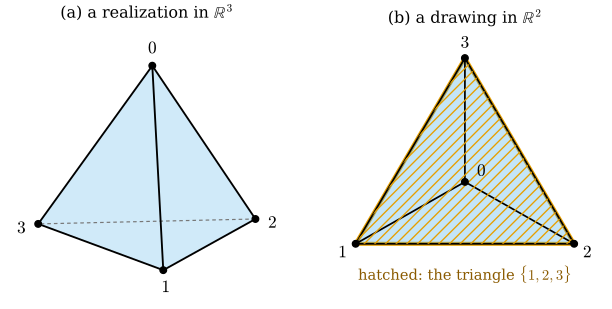

The script that saved this image:
"""Figure 33.1.3: one abstract complex, two pictures (Section 33.1).

The abstract complex is the boundary of the tetrahedron: all nonempty proper subsets of {0, 1, 2, 3}
(4 vertices, 6 edges, 4 triangles; 14 simplices).
(a) a geometric realization in R^3: the regular tetrahedron of chapters/33-combinatorial-surfaces/lib/ch33.py
    (orthographic view, the one hidden edge dashed).
(b) a drawing in the plane: 1, 2, 3 at the corners of a big triangle, 0 at its centroid. The triangles {0,1,2},
    {0,2,3}, {0,1,3} tile the big triangle and {1,2,3} is the big triangle itself, so it overlaps the other three:
    the drawing is not a geometric simplicial complex in R^2.
Self-check: the 14 simplices of the two pictures are the same abstract complex; in (a) every pair of the four
triangles meets in a common edge; in (b) the triangle {1,2,3} contains the other three.

Run from the project root:
``PYTHONPATH=tools python3 chapters/33-combinatorial-surfaces/figures/fig-33-1-3-tetra-realization.py``
"""

import pathlib
import sys

import dgmesh as dm
import dgdec as dd

sys.path.insert(0, str(pathlib.Path(__file__).resolve().parents[1] / "lib"))
import ch33  # noqa: E402

import dgfig  # noqa: E402

dgfig.setup()

import matplotlib.pyplot as plt  # noqa: E402
import numpy as np  # noqa: E402
from matplotlib.patches import Polygon  # noqa: E402

C = dgfig.COLORS
V, F = ch33.tetrahedron()
K = dd.complex_from_faces(F)
assert len(K) == 14 and dd.is_complex(K) and sorted(len(s) for s in K).count(3) == 4
for f in range(4):
    for g in range(f + 1, 4):
        assert len(set(F[f]) & set(F[g])) == 2          # any two triangles share an edge

fig, (axa, axb) = plt.subplots(1, 2, figsize=(6.4, 3.3))

# ---------------------------------------------------------------- (a) realization in R^3
# rotate (for drawing only) so that vertex 0 points up; a rotation keeps the realization a regular tetrahedron
a0, b0 = V[0] / np.linalg.norm(V[0]), np.array([0.0, 0.0, 1.0])
ax_ = np.cross(a0, b0)
Kx = np.array([[0, -ax_[2], ax_[1]], [ax_[2], 0, -ax_[0]], [-ax_[1], ax_[0], 0]])
Rot = np.eye(3) + Kx + Kx @ Kx * ((1 - a0 @ b0) / (ax_ @ ax_))
W = V @ Rot.T
assert np.allclose(Rot @ Rot.T, np.eye(3)) and np.allclose(W[0], [0, 0, 1])
cam = dm.Ortho(elev=15, azim=-20)
front = [np.cross(W[f[1]] - W[f[0]], W[f[2]] - W[f[0]]) @ cam.view > 0 for f in F]
P = cam(W)
hidden = []
for a, b in dm.edges(F):
    adj = [fr for f, fr in zip(F, front) if a in f and b in f]
    if any(adj):
        axa.plot(*P[[a, b]].T, color=C["main"], lw=1.4, zorder=5)
    else:
        hidden.append((a, b))
        axa.plot(*P[[a, b]].T, color=C["aux"], lw=0.9, ls=(0, (3, 2.5)), zorder=4)
assert len(hidden) == 1
for f, fr in zip(F, front):
    if fr:
        axa.add_patch(Polygon(P[list(f)], closed=True, facecolor=C["region"], alpha=0.28, edgecolor="none",
                              zorder=2))
cen = P.mean(0)
for v in range(4):
    d = P[v] - cen
    axa.plot(*P[v], "o", color=C["main"], ms=5, zorder=7)
    q = P[v] + 0.13 * d / np.linalg.norm(d)
    axa.text(*q, rf"${v}$", fontsize=13, ha="center", va="center", zorder=8)
axa.set_title(r"(a) a realization in $\mathbb{R}^3$", fontsize=12)
dgfig.schematic_axes(axa, xlim=(P[:, 0].min() - 0.25, P[:, 0].max() + 0.25),
                     ylim=(P[:, 1].min() - 0.25, P[:, 1].max() + 0.3))

# ---------------------------------------------------------------- (b) a planar drawing
Q = {1: np.array([0.0, 0.0]), 2: np.array([2.0, 0.0]), 3: np.array([1.0, 1.7])}
Q[0] = (Q[1] + Q[2] + Q[3]) / 3
big = np.array([Q[1], Q[2], Q[3]])
axb.add_patch(Polygon(big, closed=True, fill=False, hatch="///", edgecolor=C["accent"], lw=0.0, zorder=5))
axb.add_patch(Polygon(big, closed=True, fill=False, edgecolor=C["accent"], lw=3.0, zorder=2))
for f in [(0, 1, 2), (0, 2, 3), (0, 1, 3)]:
    T = np.array([Q[v] for v in f])
    axb.add_patch(Polygon(T, closed=True, facecolor=C["region"], alpha=0.35, edgecolor="none", zorder=3))
for a, b in [(0, 1), (0, 2), (0, 3), (1, 2), (2, 3), (1, 3)]:
    axb.plot(*np.array([Q[a], Q[b]]).T, color=C["main"], lw=1.3, zorder=4)
labs = {0: (0.15, 0.1), 1: (-0.12, -0.08), 2: (0.12, -0.08), 3: (0.0, 0.14)}
for v in range(4):
    axb.plot(*Q[v], "o", color=C["main"], ms=5, zorder=7)
    axb.text(*(Q[v] + np.array(labs[v])), rf"${v}$", fontsize=13, ha="center", va="center", zorder=8)
# the triangle {1,2,3} contains the other three (checked with barycentric coordinates)
for f in [(0, 1, 2), (0, 2, 3), (0, 1, 3)]:
    for v in f:
        assert np.all(dd.barycentric_coordinates(Q[v], big) >= -1e-12)
axb.text(1.0, -0.33, r"hatched: the triangle $\{1, 2, 3\}$", color="#8a5a00", fontsize=11, ha="center")
axb.set_title(r"(b) a drawing in $\mathbb{R}^2$", fontsize=12)
dgfig.schematic_axes(axb, xlim=(-0.3, 2.3), ylim=(-0.5, 1.95))

fig.subplots_adjust(left=0.01, right=0.99, top=0.9, bottom=0.02, wspace=0.12)
dgfig.save(fig, __file__)
